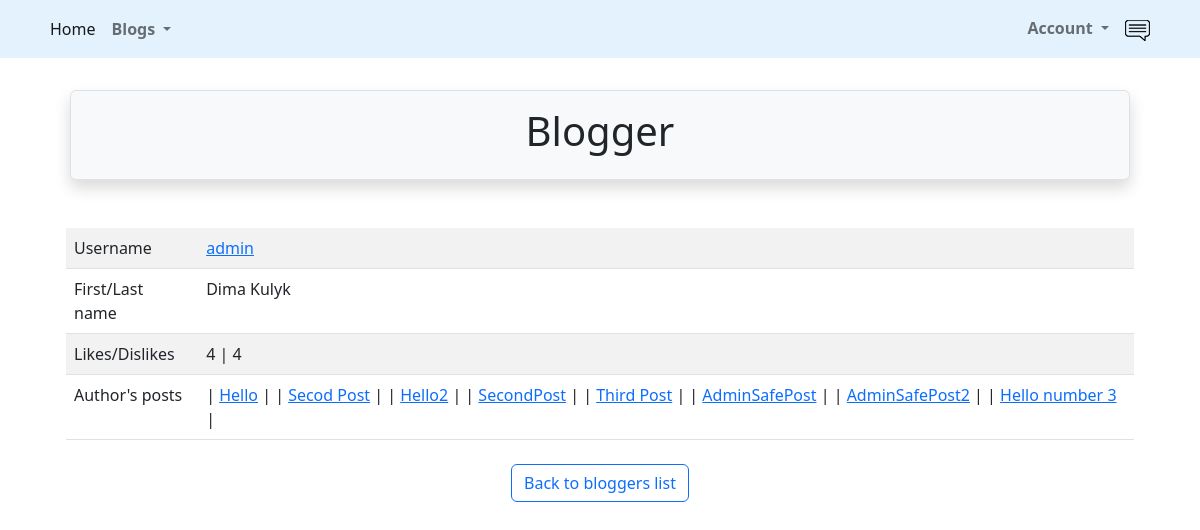
The page /posts/bloggers/blogger/1 (signed in) on the database as committed earlier.
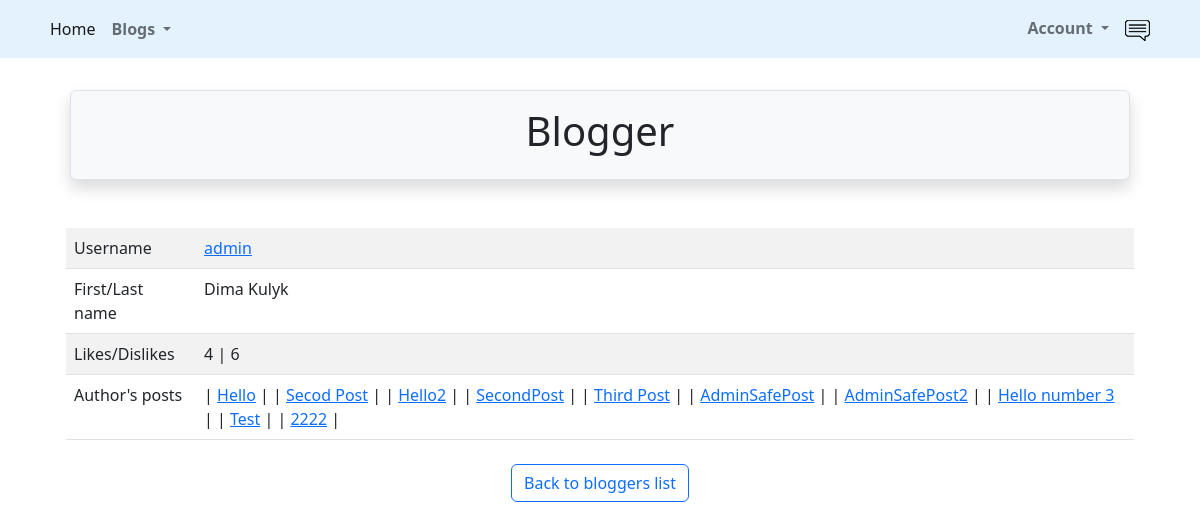
The same page on the database as committed later.
### src/post/models.py (models this page shows, shortened)
class Posts(models.Model):
    uuid = models.UUIDField(default=uuid4, db_index=True, unique=True)
    title = models.CharField(max_length=30)
    author = models.ForeignKey(User, on_delete=models.CASCADE)
    text = models.TextField(max_length=1000)
    like = models.ManyToManyField(User, blank=True, related_name='likes')
    dislike = models.ManyToManyField(User, blank=True, related_name='dislikes')
    create_date = models.DateField(auto_now_add=True)
    class Meta:
        db_table = 'posts'

### src/post/views.py (the view)
# urls.py: path('bloggers/blogger/<int:pk>', BloggerDetails.as_view(), name='blogger_detail'),
class BloggerDetails(LoginRequiredMixin, DetailView):
    model = User
    template_name = 'bloggers/blogger_details.html'
    def get_context_data(self, **kwargs):
        context = super().get_context_data()
        context['likes'] = User.objects.filter(
            likes__author=self.kwargs['pk']).prefetch_related('likes')
        context['dislikes'] = User.objects.filter(
            dislikes__author=self.kwargs['pk']).prefetch_related('dislikes')
        context['posts'] = Posts.objects.filter(author_id=self.kwargs['pk']).order_by('create_date')
        return context

### src/post/templates/bloggers/blogger_details.html (shortened to what this page needs)
{% extends 'base.html' %}
{% block header %}
    Blogger {{ blogger.username|title }}
{% endblock %}
{% block content %}
    <div class="container">
        <div class="row">
            <div class="col-sm">
                <table class="table table-striped">
                    <tbody>
                        <tr>
                            <td>Username</td>
                            <td><a href="{% url 'accounts:bloggers_profile' user.pk %}">{{ user.username }}</a></td>
                        </tr>
                        <tr>
                            <td>First/Last name</td>
                            <td>{% if user.last_name %} {{ user.first_name }} {{ user.last_name }}
                            {% else %} This field is empty {% endif %}</td>
                        </tr>
                        <tr>
                            <td>Likes/Dislikes</td>
                            <td>{{ likes.count }} | {{ dislikes.count }}</td>
                        </tr>
                        <tr>
                            <td>Author's posts</td>
                            <td>{% if posts %}{% for post in posts %} | <a href="{% url 'posts:detail' uuid=post.uuid %}">
                                    {{ post.title }}</a> |
                            {% endfor %} {% else %} Blogger didn't make any posts yet {% endif %}</td>
                        </tr>
                    </tbody>
              </table>
            </div>
        </div>
    <div align="center">
                <a class="btn btn-outline-primary m-2" href="{% url 'posts:blogger_list' %}">Back to bloggers list</a>
        </div>
{% endblock %}

Rows that differ between the two databases and show on the page:
added Posts: title "Test"
added Posts: title "2222"
Other text that changed with them:
{{ dislikes.count }}: "4" → "6"
